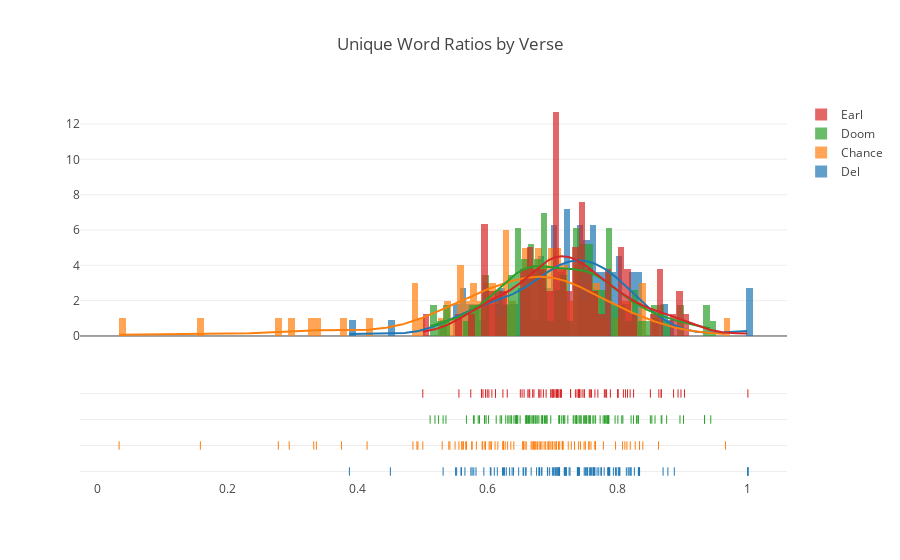

The code cell stored with this chart in its notebook:
### Code cell
unique_words_hist(sub_works.values())
